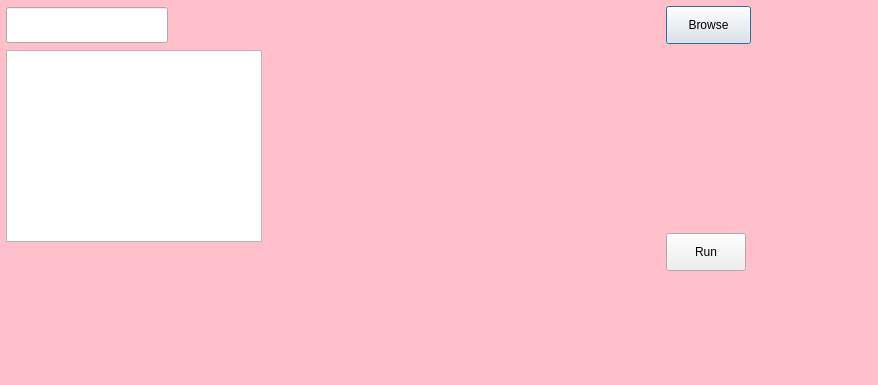
<?xml version="1.0" encoding="UTF-8"?>
<ui version="4.0">
 <class>Dialog</class>
 <widget class="QDialog" name="Dialog">
  <property name="geometry">
   <rect>
    <x>0</x>
    <y>0</y>
    <width>878</width>
    <height>385</height>
   </rect>
  </property>
  <property name="windowTitle">
   <string>Dialog</string>
  </property>
  <property name="styleSheet">
   <string notr="true">QDialog{
background-color: pink;
}</string>
  </property>
  <widget class="QLineEdit" name="lineEdit">
   <property name="geometry">
    <rect>
     <x>6</x>
     <y>7</y>
     <width>162</width>
     <height>36</height>
    </rect>
   </property>
  </widget>
  <widget class="QPushButton" name="Browse">
   <property name="geometry">
    <rect>
     <x>666</x>
     <y>6</y>
     <width>85</width>
     <height>38</height>
    </rect>
   </property>
   <property name="text">
    <string>Browse</string>
   </property>
  </widget>
  <widget class="QTextEdit" name="textEdit">
   <property name="geometry">
    <rect>
     <x>6</x>
     <y>50</y>
     <width>256</width>
     <height>192</height>
    </rect>
   </property>
  </widget>
  <widget class="QPushButton" name="Run">
   <property name="geometry">
    <rect>
     <x>666</x>
     <y>233</y>
     <width>80</width>
     <height>38</height>
    </rect>
   </property>
   <property name="text">
    <string>Run</string>
   </property>
  </widget>
  <widget class="QLabel" name="label">
   <property name="geometry">
    <rect>
     <x>660</x>
     <y>50</y>
     <width>91</width>
     <height>121</height>
    </rect>
   </property>
   <property name="text">
    <string/>
   </property>
   <property name="pixmap">
    <pixmap>../Downloads/pakistan.jpg</pixmap>
   </property>
   <property name="scaledContents">
    <bool>true</bool>
   </property>
  </widget>
 </widget>
 <resources/>
 <connections/>
</ui>
